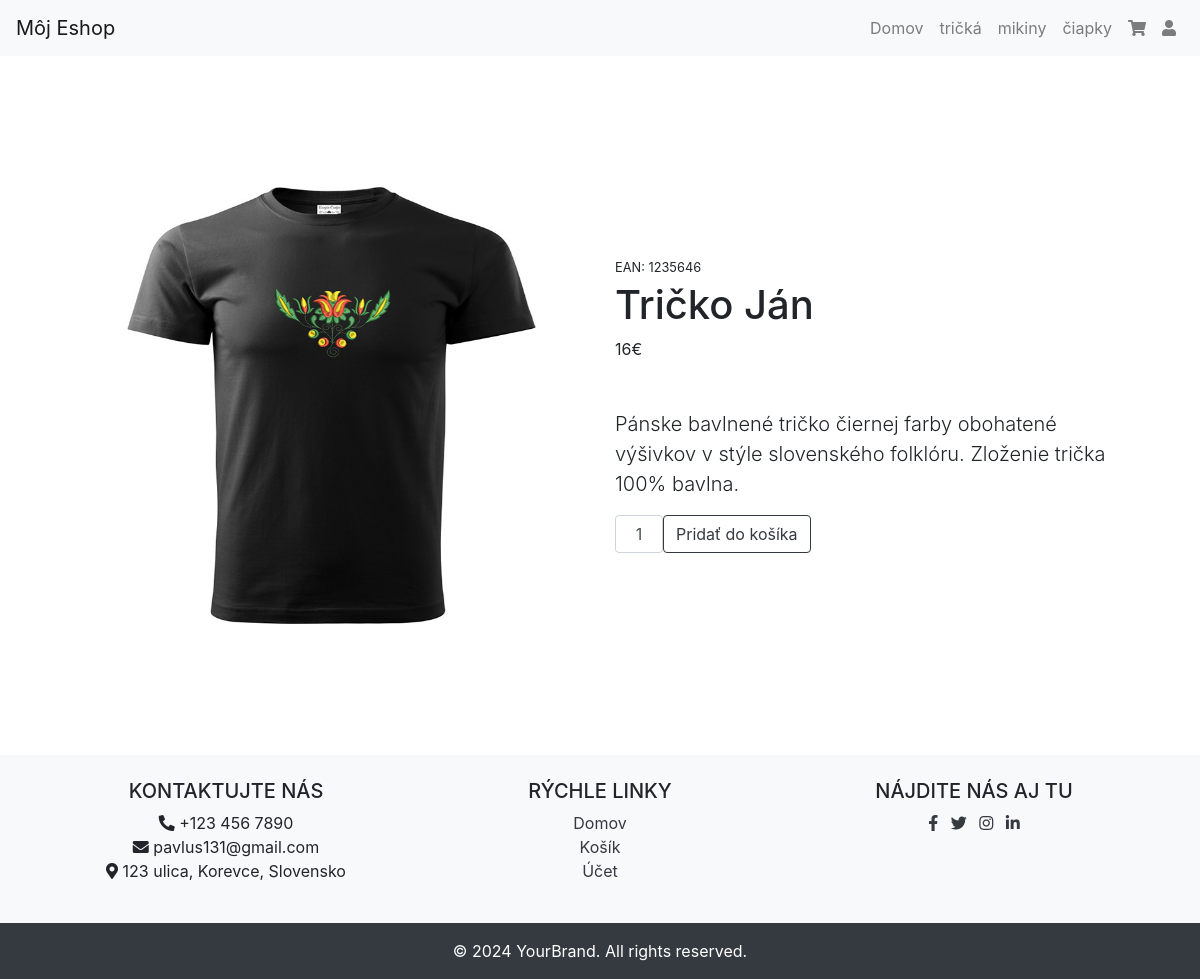
The app's page /produkt.php?id=3 with its own data.
### tables this page shows
CREATE TABLE `kategorie` (
  `kategoria_ID` int(6) NOT NULL,
  `názov_kategórie` varchar(255) NOT NULL
);

CREATE TABLE `prokukt` (
  `produkt_ID` int(6) NOT NULL,
  `meno` tinytext NOT NULL,
  `cena` int(11) NOT NULL,
  `sklad` text NOT NULL,
  `popis` text NOT NULL,
  `pohlavie` tinytext NOT NULL,
  `kategoria_ID` int(11) DEFAULT NULL,
  `obrazok_url` varchar(255) NOT NULL,
  `ean` varchar(13) DEFAULT NULL,
  `stara_cena` float(10,2) DEFAULT NULL
);

### produkt.php (the view, shortened to what this page needs)
<?php
include "komponenty/head.php";
include "komponenty/header.php";
$produkt_id = $_GET["id"];
$sql = "SELECT * FROM `prokukt` WHERE produkt_ID=".$produkt_id ;
$result = mysqli_query($db, $sql);
$produkt = mysqli_fetch_assoc($result);
?>
<section class="py-5">
    <div class="container px-4 px-lg-5 my-5">
        <div class="row gx-4 gx-lg-5 align-items-center">
            <div class="col-md-6"><img class="card-img-top mb-5 mb-md-0"
                    src="/eshop/obrazky/<?php echo $produkt["obrazok_url"]; ?>" alt="..." /></div>
            <div class="col-md-6">
                <div class="small mb-1">EAN: <?php echo $produkt["ean"]; ?></div>
                <h1 class="display-5 fw-bolder"><?php echo $produkt["meno"]; ?></h1>
                <div class="fs-5 mb-5">
                    <span><?php echo $produkt["cena"]; ?>€</span>
                </div>
                <p class="lead"><?php echo $produkt["popis"]; ?></p>
                <form action="/eshop/pridat_do_kosika.php">
                <div class="d-flex">
                <input class="form-control text-center me-3" name="pocet"  id="inputQuantity" type="num" value="1"
                        style="max-width: 3rem" />
                    <button class="btn btn-outline-dark flex-shrink-0" type="submit">
                        Pridať do košíka
                    </button>
                </div>
                </form>
            </div>
        </div>
    </div>
</section>
<?php
include "komponenty/footer.php";
?>

### komponenty/menu.php (shortened to what this page needs)
<?php
include_once(dirname(__FILE__) ."/../config.php");
$sqlmenu= "SELECT * FROM `kategorie`";
$resultmenu = mysqli_query($db, $sqlmenu);
while ($kategoria=mysqli_fetch_assoc($resultmenu)) {
    ?>
    <li class="nav-item">
        <a class="nav-link" href="/eshop/kategoria.php?id=<?php echo $kategoria["kategoria_ID"] ?>"><?php echo $kategoria["názov_kategórie"]; ?> </a>
    </li>
    <?php
}
?>

### records on screen
kategorie: názov_kategórie "tričká"
kategorie: názov_kategórie "mikiny"
kategorie: názov_kategórie "čiapky"
prokukt: obrazok_url (picture), ean "1235646", meno "Tričko Ján", cena "16", popis "Pánske bavlnené tričko čiernej farby obohatené výšivkov v stýle slovenského folklóru. Zloženie trička 100% bavlna."
